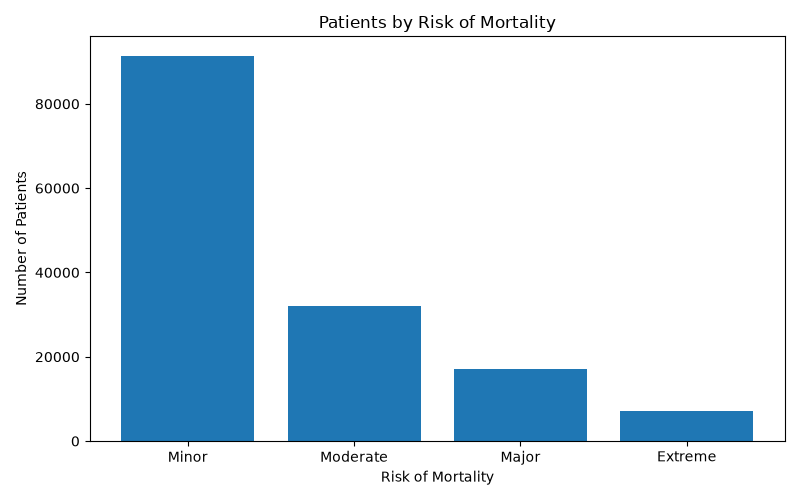

Here is the Python script that generated this plot:
import matplotlib.pyplot as plt

risk_levels = [
    "Minor",
    "Moderate",
    "Major",
    "Extreme"
]

patient_counts = [
    91447,
    32015,
    17009,
    7169
]

plt.figure(figsize=(8, 5))

plt.bar(risk_levels, patient_counts)

plt.title("Patients by Risk of Mortality")
plt.xlabel("Risk of Mortality")
plt.ylabel("Number of Patients")

plt.tight_layout()

plt.savefig("outputs/charts/mortality_risk.png")

plt.show()
